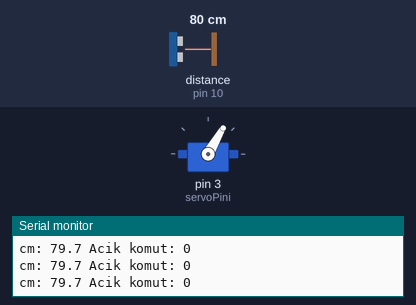
Bench run of a sketch on a simulated Arduino Uno, built with avr-gcc and run on an emulated ATmega328P. Parts: servo, the last lines printed to the serial monitor. Wiring (inferred from the names in the program): ultrasonic range finder: trigger pin 9; echo pin 10. The test bench sets the inputs (shaded band); at power-on: distance to the obstacle (sensor on pin 10) 80 cm. The echo pulse lasts 58.3 µs per cm.

Above: at 1.2 s.
1.3 s: distance to the obstacle (sensor on pin 10) set to 17 cm
2.8 s: distance to the obstacle (sensor on pin 10) set to 14 cm
At 3.9 s:
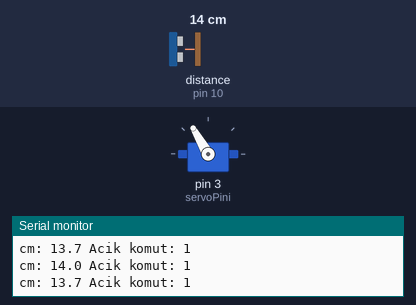
4.3 s: distance to the obstacle (sensor on pin 10) set to 18 cm
7.3 s: distance to the obstacle (sensor on pin 10) set to 23 cm
At 10.0 s:
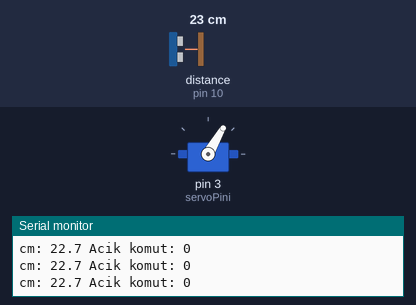
10.3 s: distance to the obstacle (sensor on pin 10) set to 4 cm
At 10.8 s:
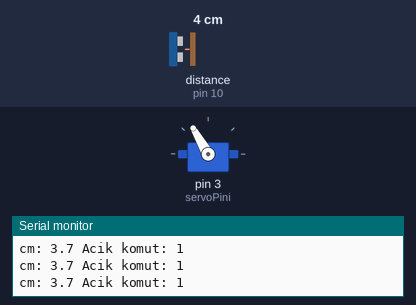
Timing chart, 0 to 12.8 s (numbered marks = the images above; inputs shaded):
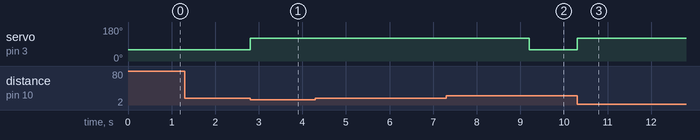

Measured:
- the behaviour switches between 16 and 15 cm on distance to the obstacle (sensor on pin 10) (found by bisection; images 0 and 1)
- the behaviour switches between 20 and 21 cm on distance to the obstacle (sensor on pin 10) (found by bisection; images 1 and 2)
- after the input at 2.8 s, servo on pin 3 (servoPini): 60° → 120° at once
- after the input at 7.3 s, servo on pin 3 (servoPini): 120° → 60° after 1.9 s
- after the input at 10.3 s, servo on pin 3 (servoPini): 60° → 120° at once

The sketch:

ekk2_servo_kapak.ino
```cpp
#include <Servo.h>
const byte trigPini = 9, echoPini = 10, servoPini = 3;
const byte hazirlikUs = 2, tetiklemeUs = 10, gidisDonusSayisi = 2;
const byte kapaliAci = 60, acikAci = 120;
const unsigned int darbeAltUs = 1000, darbeUstUs = 2000;
const float acmaEsigiCm = 15, kapatmaMarjiCm = 5;
const float sesHiziCmUs = 0.0343, enAzCm = 2, enCokCm = 400;
const unsigned long zamanAsimiUs = 30000;
const unsigned long olcumAraligiMs = 100, acikTutmaMs = 2000;
Servo motor;
bool kapakAcik = false;
unsigned long sonOlcum = 0, sonYakin = 0;

float mesafeOlc() {
  digitalWrite(trigPini, LOW);
  delayMicroseconds(hazirlikUs);
  digitalWrite(trigPini, HIGH);
  delayMicroseconds(tetiklemeUs);
  digitalWrite(trigPini, LOW);
  unsigned long sureUs = pulseIn(echoPini, HIGH, zamanAsimiUs);
  float cm = sureUs * sesHiziCmUs / gidisDonusSayisi;
  if (sureUs == 0 || cm < enAzCm || cm > enCokCm) return -1;
  return cm;
}

void setup() {
  pinMode(trigPini, OUTPUT);
  pinMode(echoPini, INPUT);
  motor.attach(servoPini, darbeAltUs, darbeUstUs);
  motor.write(kapaliAci);
  Serial.begin(9600);
  sonOlcum = millis();
}

void loop() {
  unsigned long simdi = millis();
  if (simdi - sonOlcum < olcumAraligiMs) return;
  sonOlcum = simdi;
  float cm = mesafeOlc();
  simdi = millis();
  if (cm < 0) {
    kapakAcik = false;
    Serial.println("Olcum yok; kapali komut");
  } else {
    if (cm < acmaEsigiCm) kapakAcik = true;
    if (kapakAcik && cm <= acmaEsigiCm + kapatmaMarjiCm) {
      sonYakin = simdi;
    } else if (kapakAcik && simdi - sonYakin >= acikTutmaMs) {
      kapakAcik = false;
    }
    Serial.print("cm: "); Serial.print(cm, 1);
    Serial.print(" Acik komut: "); Serial.println(kapakAcik);
  }
  if (kapakAcik) motor.write(acikAci);
  else motor.write(kapaliAci);
}
```
